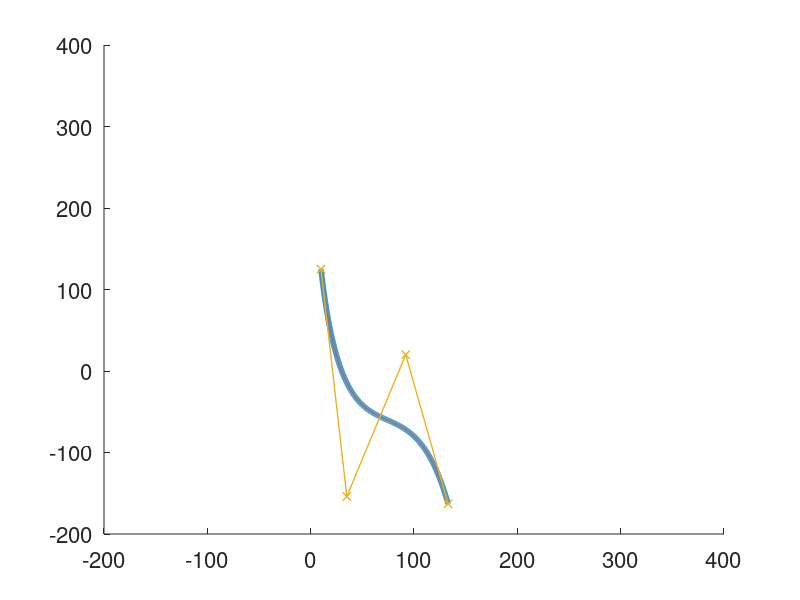

Source code (MATLAB):
% declaração do formato dos números e para limpar terminal
format long
clear; clc; close all

% ========================================================================================

P = [133 -163; 92 20; 35 -154; 10 125]; 

N = 1000;
Np = size(P, 1);
u = linspace(0, 1, N);
B = zeros(N, Np);

for i = 1:Np
    B(:,i) = nchoosek(Np-1,i-1).*u.^(i-1).*(1-u).^(Np-i); 
end

S = B*P;
x = S(:, 1);
y = S(:, 2);

hold

xlim([-200 400]) 
ylim([-200 400])

plot(x, y, 'LineWidth', 4); 
set(gca, 'FontSize', 16)

plot(x, y, P(:, 1), P(:, 2), 'x-', 'LineWidth', 1); 
set(gca, 'FontSize', 16)

hold off

% =========================================================================================

% 34 154; 0 133; 10 124; 3 115; 10 105; 2 96; 15 92; 13 64; 70 39; 70 15; 117 25; 205 12; 315 60; 463 83; 495 125; 460 172; 450 105; 375 110; 372 172; 135 165; 113 100; 50 108; 34 154